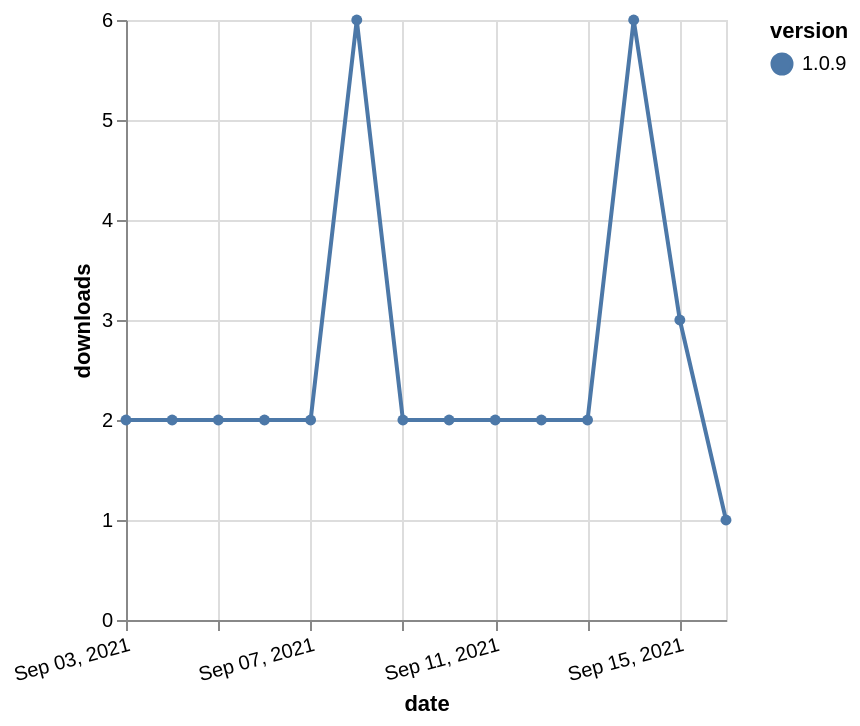

Source (Vega-Lite JSON):
### Vega-Lite specification from a JSON file in a GitHub repository (floating-point values rounded to 4 significant figures)
{"$schema": "https://vega.github.io/schema/vega-lite/v5.json", "description": "A simple bar chart with embedded data.", "data": {"values": [{"date": "2021-09-03", "total": 3758, "delta": 2, "version": "1.0.9"}, {"date": "2021-09-04", "total": 3760, "delta": 2, "version": "1.0.9"}, {"date": "2021-09-05", "total": 3762, "delta": 2, "version": "1.0.9"}, {"date": "2021-09-06", "total": 3764, "delta": 2, "version": "1.0.9"}, {"date": "2021-09-07", "total": 3766, "delta": 2, "version": "1.0.9"}, {"date": "2021-09-08", "total": 3772, "delta": 6, "version": "1.0.9"}, {"date": "2021-09-09", "total": 3774, "delta": 2, "version": "1.0.9"}, {"date": "2021-09-10", "total": 3776, "delta": 2, "version": "1.0.9"}, {"date": "2021-09-11", "total": 3778, "delta": 2, "version": "1.0.9"}, {"date": "2021-09-12", "total": 3780, "delta": 2, "version": "1.0.9"}, {"date": "2021-09-13", "total": 3782, "delta": 2, "version": "1.0.9"}, {"date": "2021-09-14", "total": 3788, "delta": 6, "version": "1.0.9"}, {"date": "2021-09-15", "total": 3791, "delta": 3, "version": "1.0.9"}, {"date": "2021-09-16", "total": 3792, "delta": 1, "version": "1.0.9"}]}, "width": "container", "mark": {"type": "line", "point": {"filled": true}}, "encoding": {"x": {"field": "date", "type": "temporal", "timeUnit": "yearmonthdate", "title": "date", "axis": {"labelAngle": -15}}, "y": {"field": "delta", "type": "quantitative", "title": "downloads"}, "color": {"field": "version", "type": "nominal"}, "tooltip": {"field": "delta"}}}
